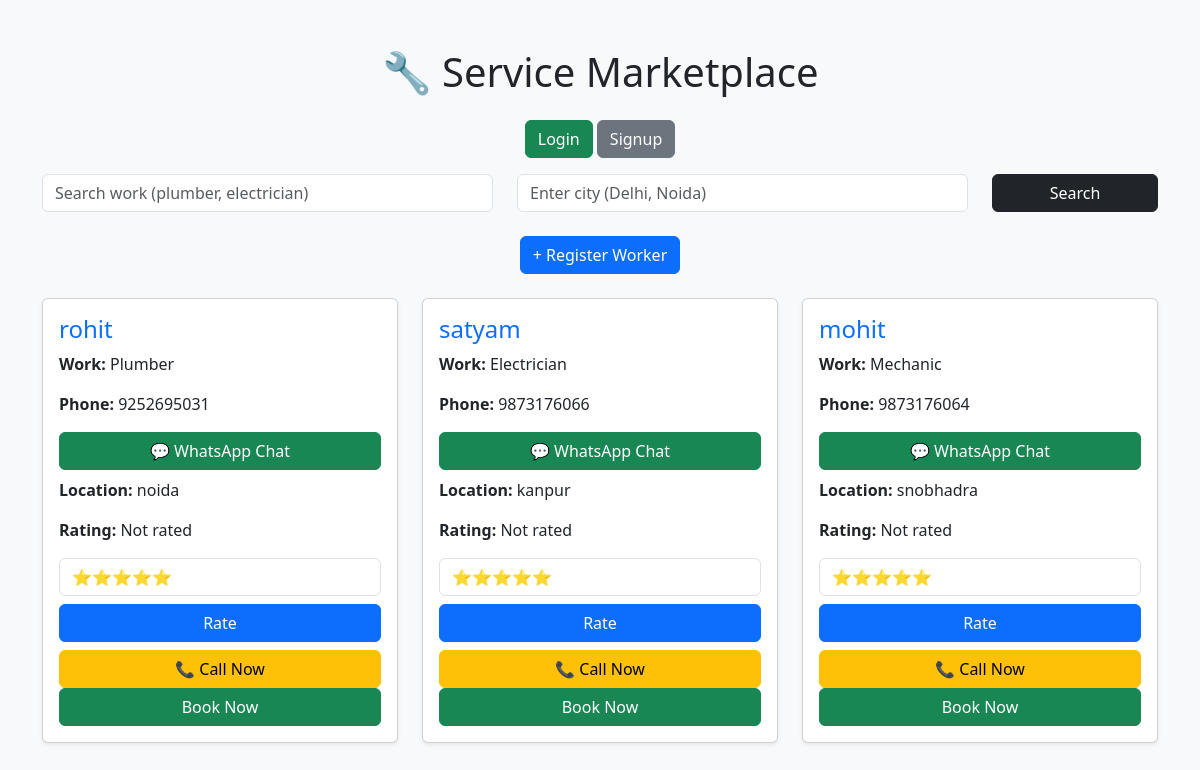
The page / on the database its author committed.
### tables this page shows
CREATE TABLE workers (
        id INTEGER PRIMARY KEY AUTOINCREMENT,
        name TEXT,
        work TEXT,
        phone TEXT,
        location TEXT,
        rating INTEGER           
                   
    );

### app.py (the view)
@app.route('/', methods=['GET', 'POST'])
def home():
    conn = get_db_connection()
    cursor = conn.cursor()
    if request.method == 'POST':
        work = request.form.get('work', '')
        location = request.form.get('location', '')
        cursor.execute(
            "SELECT * FROM workers WHERE work LIKE ? AND location LIKE ?",
            ('%' + work + '%', '%' + location + '%')
        )
    else:
        cursor.execute("SELECT * FROM workers")
    workers = cursor.fetchall()
    conn.close()
    return render_template('index.html', workers=workers)

### app.py (called while the page is built)
def get_db_connection():
    conn = sqlite3.connect('database.db')
    conn.row_factory = sqlite3.Row
    return conn

### templates/index.html (shortened to what this page needs)
<!DOCTYPE html>
<html>
<head>
    <link href="https://cdn.jsdelivr.net/npm/bootstrap@5.3.0/dist/css/bootstrap.min.css" rel="stylesheet">
</head>
<body class="bg-light">
<div class="container mt-5">
    <h1 class="text-center mb-4">🔧 Service Marketplace</h1>
    {% if session.get('user') %}
    <p class="text-center">Welcome, {{ session.get('user') }} 👋</p>
    <div class="text-center mb-3">
        <a href="/logout" class="btn btn-danger">Logout</a>
        <a href="/admin_login" class="btn btn-warning">Admin Panel</a>
    </div>
    {% else %}
    <div class="text-center mb-3">
        <a href="/login" class="btn btn-success">Login</a>
        <a href="/signup" class="btn btn-secondary">Signup</a>
    </div>
    {% endif %}
  <form method="POST" class="row mb-4">
        <div class="col-md-5">
            <input type="text" name="work" class="form-control" placeholder="Search work (plumber, electrician)">
        </div>
        <div class="col-md-5">
            <input type="text" name="location" class="form-control" placeholder="Enter city (Delhi, Noida)">
        </div>
        <div class="col-md-2">
            <button class="btn btn-dark w-100">Search</button>
        </div>
   </form>
    <div class="text-center mb-4">
        <a href="/register" class="btn btn-primary">+ Register Worker</a>
    </div>
    <div class="row">
        {% for worker in workers %}
        <div class="col-md-4">
            <div class="card p-3 mb-3 shadow-sm">
                <h4 class="text-primary">{{ worker[1] }}</h4>
                <p><b>Work:</b> {{ worker[2] }}</p>
                <p><b>Phone:</b> {{ worker[3] }}</p>
                <a href="https://wa.me/91{{ worker[3] }}" target="_blank" class="btn btn-success w-100 mb-2">
                        💬 WhatsApp Chat
                    </a>
                <p><b>Location:</b> {{ worker[4] }}</p>
                <p>
                        <b>Rating:</b>
                        {% if worker[5] %}
                            {{ "⭐" * worker[5] }}
                        {% else %}
                            Not rated
                        {% endif %}  </p>
        <form method="POST" action="/rate/{{ worker[0] }}">
          <select name="rating" class="form-control mb-2">
            <option value="5">⭐⭐⭐⭐⭐</option>
          </select>
       <button class="btn btn-primary w-100">Rate</button>
        </form>
                <a href="tel:{{ worker[3] }}" class="btn btn-warning w-100 mt-2">
                        📞 Call Now
                </a>
                <a href="/book/{{ worker[0] }}" class="btn btn-success w-100">Book Now</a>
            </div>
        </div>
        {% endfor %}
    </div>
</div>
</body>
</html>

### rows shown on the page
workers: name "rohit", work "Plumber", phone "9252695031", location "noida"
workers: name "satyam", work "Electrician", phone "9873176066", location "kanpur"
workers: name "mohit", work "Mechanic", phone "9873176064", location "snobhadra"
